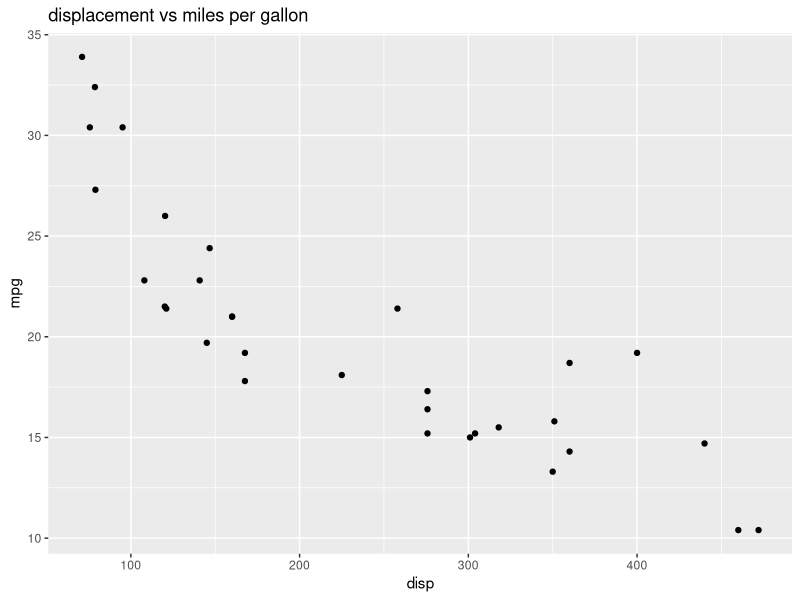
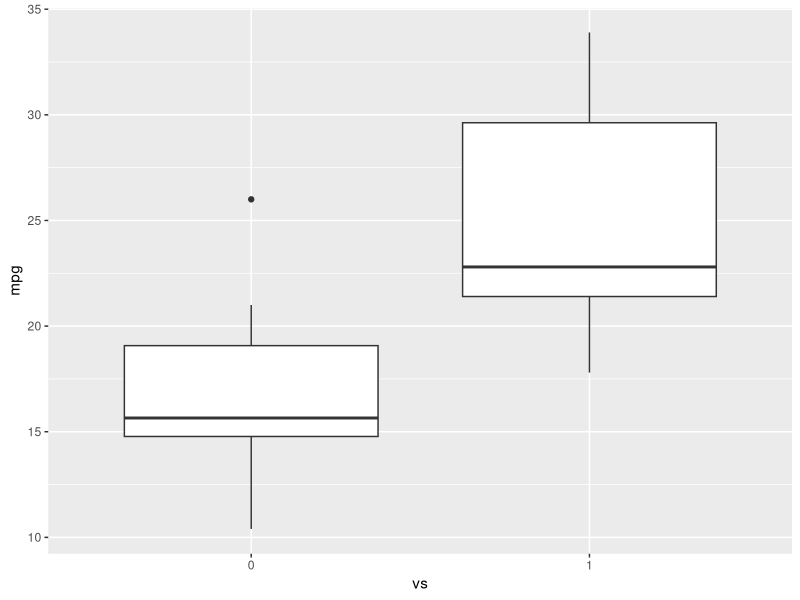
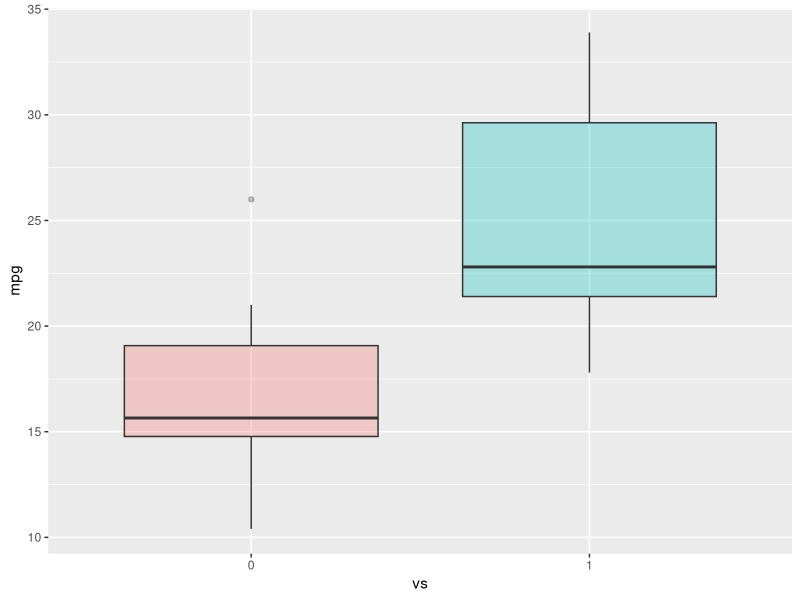
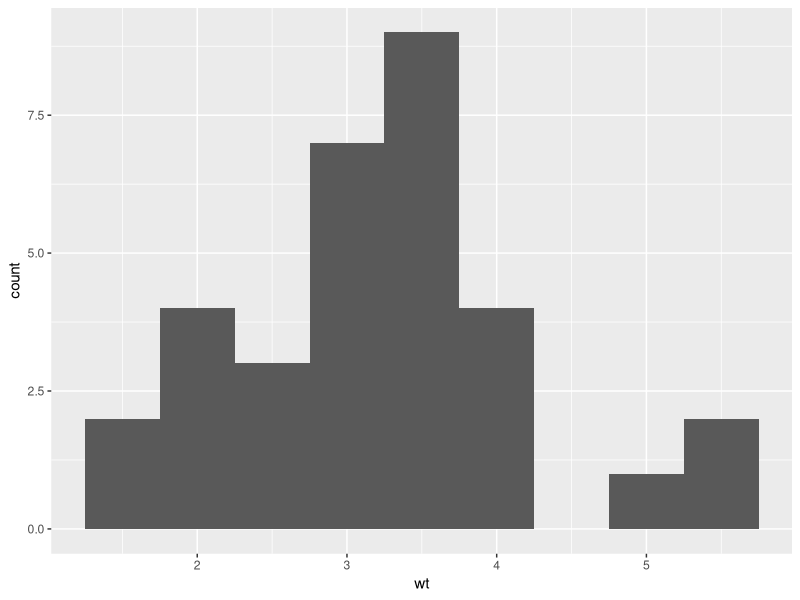

Generate these figures, in order, with R:
library (datasets)
data(iris)
View(iris)

unique(iris$Species)

data(mtcars)
head(mtcars,5)

library(ggplot2)
ggplot(aes(x=disp, y=mpg,),data=mtcars) +
  geom_point() +
  ggtitle("displacement vs miles per gallon")

mtcars$vs <- as.factor(mtcars$vs)
ggplot(aes(x=vs, y=mpg), data = mtcars) + geom_boxplot()

ggplot(aes(x=vs, y=mpg, fill = vs), data = mtcars) +
  geom_boxplot(alpha=0.3) +
  theme(legend.position="none")

ggplot(aes(x=wt),data=mtcars) + geom_histogram(binwidth=0.5)
